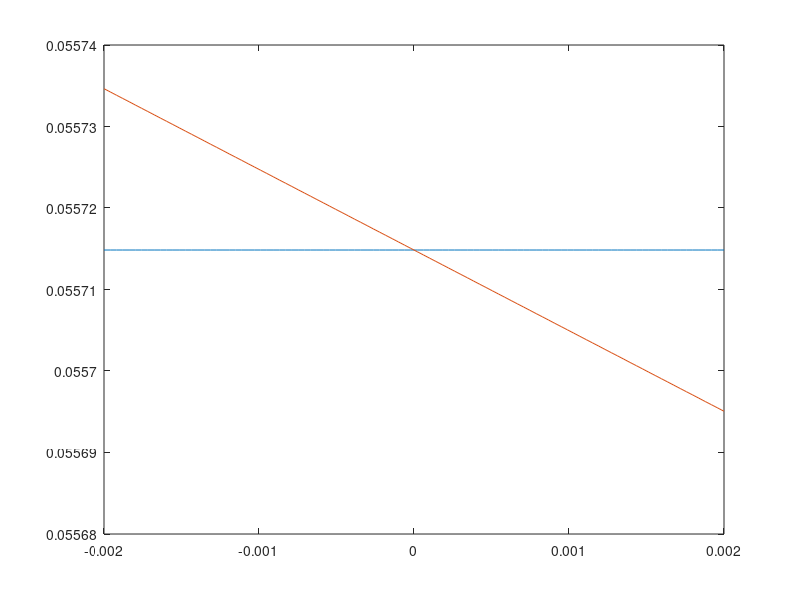

Source code (MATLAB):
x =linspace(-0.002, 0.002)
v = input('Enter the value of v')
  [12 8 5 1] % v refers to poisson's ratio 
a = input('Enter the value of a')
  [12 8 5 1] % a refers to half of the range of applied load
p = input('Enter the value of p')
  [12 8 5 1] % p refers to applied load
u = input('Enter the value of u')
  [12 8 5 1] % u refers to friction coefficient
y = (1/pi)*acot((-2*(1-v))/(u*(1 - (2*v))))
px = ((p*cos(pi*y)) ./ (pi.*(a.^2-x.^2).^0.5)).*((a+x)./(a-x)).^y
pwx = ((p*cos(pi*y)) ./ (pi.*(a.^2-x.^2).^0.5))
plot(x, pwx, x, px)

